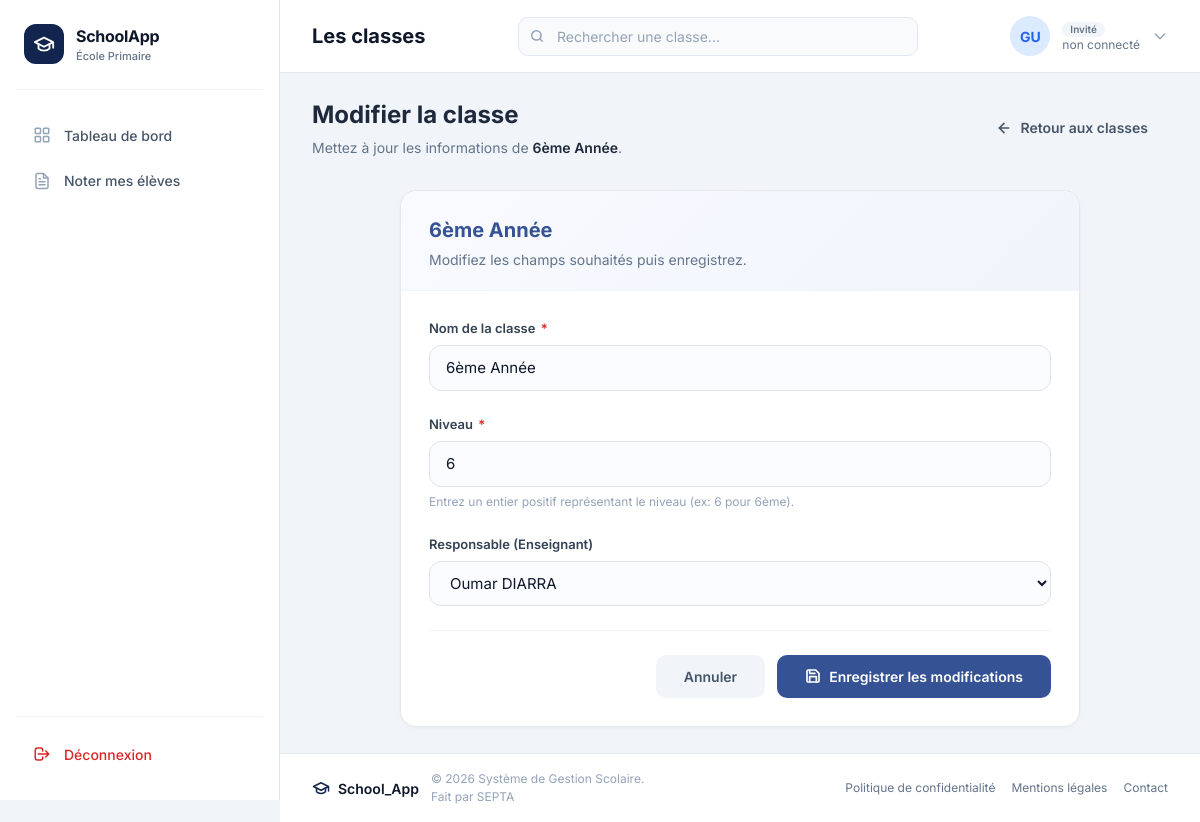
The page /classes/modifier/8/ on the database its author committed.
### classes/models.py (models this page shows, shortened)
class Classe(models.Model):
    nom = models.CharField(max_length=30, null=False)
    niveau = models.IntegerField()
    enseignant = models.ForeignKey(
        User,
        on_delete=models.SET_NULL,
        null=True,
        blank=True,
        related_name="classes",
        limit_choices_to={"groups__name": "Teacher"},
    )

### classes/views.py (the view, shortened to what this page needs)
# urls.py: path('classes/modifier/<int:pk>/', views.modifier_classe, name='modifier'),
def modifier_classe(request, pk):
    classe = get_object_or_404(Classe, pk=pk)
    errors = {}
    enseignants = User.objects.filter(groups__name="Teacher")
    context = {
        "data": classe,
        "enseignants": enseignants,
        "errors": {},
        "form_data": {
            "nom": classe.nom,
            "niveau": classe.niveau,
            "enseignant": classe.enseignant.id if classe.enseignant else "",
        },
    }
    return render(request, "modifier_classe.html", context)

### classes/templates/modifier_classe.html (shortened to what this page needs)
{% extends 'base.html' %}
{% load static %}
{% block page_title %}Les classes{% endblock %}
{% block search_placeholder %}Rechercher une classe...{% endblock %}
{% block content %}
<div class="page-header">
  <div class="page-header-text">
    <h2>Modifier la classe</h2>
    <p>Mettez à jour les informations de <strong>{{ data.nom }}</strong>.</p>
  </div>
  <a href="{% url 'classes:list' %}" class="btn btn-secondary" id="btnRetour">
    <svg xmlns="http://www.w3.org/2000/svg" width="16" height="16" viewBox="0 0 24 24"
         fill="none" stroke="currentColor" stroke-width="2.5" stroke-linecap="round" stroke-linejoin="round">
      <line x1="19" y1="12" x2="5" y2="12"/>
      <polyline points="12 19 5 12 12 5"/>
    </svg>
    Retour aux classes
  </a>
</div>
<div class="form-page">
  <div class="form-card">
    <div class="form-card-header">
      <h2><span class="classe-name">{{ data.nom }}</span></h2>
      <p>Modifiez les champs souhaités puis enregistrez.</p>
    </div>
    <div class="form-card-body">
      <form method="post" action="{% url 'classes:modifier' data.pk %}" id="formModifierClasse" novalidate>
        <div class="form-group">
          <label class="form-label" for="id_nom">
            Nom de la classe <span class="required">*</span>
          </label>
          <input
            type="text"
            class="form-input {% if errors.nom %}is-error{% endif %}"
            id="id_nom"
            name="nom"
            value="{{ form_data.nom|default:data.nom }}"
            placeholder="Ex : 6ème A, CM2..."
            required
            autocomplete="off"
          />
        </div>
        <div class="form-group">
          <label class="form-label" for="id_niveau">
            Niveau <span class="required">*</span>
          </label>
          <input
            type="number"
            class="form-input {% if errors.niveau %}is-error{% endif %}"
            id="id_niveau"
            name="niveau"
            value="{{ form_data.niveau|default:data.niveau }}"
            placeholder="Ex : 6"
            min="1"
            required
          />
          <p class="form-hint">Entrez un entier positif représentant le niveau (ex: 6 pour 6ème).</p>
        </div>
        <div class="form-group">
        <label class="form-label" for="id_enseignant">
                Responsable (Enseignant)
            </label>
            <select
                class="form-input {% if errors.enseignant %}is-error{% endif %}"
                id="id_enseignant"
                name="enseignant">
                {% for enseignant in enseignants %}
                    <option value="{{ enseignant.pk }}" {% if form_data.enseignant|default:data.enseignant.pk == enseignant.pk %}selected{% endif %}>
                        {{ enseignant.get_full_name|default:enseignant.username }}
                    </option>
                {% endfor %}
            </select>
        <div class="form-actions">
          <a href="{% url 'classes:list' %}" class="btn btn-secondary">Annuler</a>
          <button type="submit" class="btn btn-primary" id="btnEnregistrer">
            Enregistrer les modifications
          </button>
        </div>
      </form>
    </div>
  </div>
</div>
{% endblock %}

### classes/templates/base.html (style rules this page uses)
* { margin: 0; padding: 0; box-sizing: border-box; }
body { font-family: 'Inter', -apple-system, BlinkMacSystemFont, sans-serif; background: #f1f5f9; color: #0f172a; }

### classes/templates/modifier_classe.html (style rules this page uses)
.page-header { display: flex; justify-content: space-between; align-items: center; margin-bottom: 2rem; flex-wrap: wrap; gap: 1rem; }
.page-header-text h2 { font-size: 24px; font-weight: 700; color: #1e293b; margin: 0; }
.page-header-text p { font-size: 14px; color: #64748b; margin: 4px 0 0; }
.page-header-text p strong { color: #1e293b; font-weight: 600; }
.btn { display: inline-flex; align-items: center; gap: 8px; padding: 10px 20px; font-size: 14px; font-weight: 600; border: none; border-radius: 10px; cursor: pointer; text-decoration: none; transition: all 0.2s ease; font-family: 'Inter', sans-serif; }
.btn-primary { background: #355394; color: white; }
.btn-secondary { background: #f1f5f9; color: #475569; }
.form-page { max-width: 680px; margin: 0 auto; }
.form-card { background: white; border-radius: 16px; border: 1px solid #e5e7eb; overflow: hidden; box-shadow: 0 1px 3px rgba(0, 0, 0, 0.04); transition: box-shadow 0.3s ease; }
.form-card-header { padding: 24px 28px 20px; border-bottom: 1px solid #f1f5f9; background: linear-gradient(135deg, #f8faff, #f0f4fb); border-radius: 16px 16px 0 0; }
.form-card-header h2 { font-size: 20px; font-weight: 700; color: #1e293b; margin: 0; }
.form-card-header h2 .classe-name { color: #355394; }
.form-card-header p { font-size: 14px; color: #64748b; margin: 4px 0 0; }
.form-card-body { padding: 28px; }
.form-group { margin-bottom: 24px; }
.form-group:last-of-type { margin-bottom: 0; }
.form-label { display: block; font-size: 13px; font-weight: 600; color: #334155; margin-bottom: 6px; }
.form-label .required { color: #dc2626; margin-left: 2px; }
.form-input { width: 100%; padding: 11px 16px; font-size: 15px; font-family: 'Inter', sans-serif; color: #0f172a; background: #fafcff; border: 1.5px solid #dde3ed; border-radius: 12px; transition: all 0.2s ease; outline: none; }
.form-input::placeholder { color: #94a3b8; }
.form-input[type="number"] { -moz-appearance: textfield; appearance: textfield; }
.form-hint { font-size: 12px; color: #94a3b8; margin: 6px 0 0; }
.form-actions { display: flex; gap: 12px; justify-content: flex-end; padding-top: 24px; margin-top: 24px; border-top: 1px solid #f1f5f9; }
.form-actions .btn { padding: 11px 28px; font-size: 14px; }
.form-actions .btn-primary { background: #355394; }

### rows shown on the page
Classe: nom "6ème Année", niveau "6", enseignant "Oumar DIARRA"
